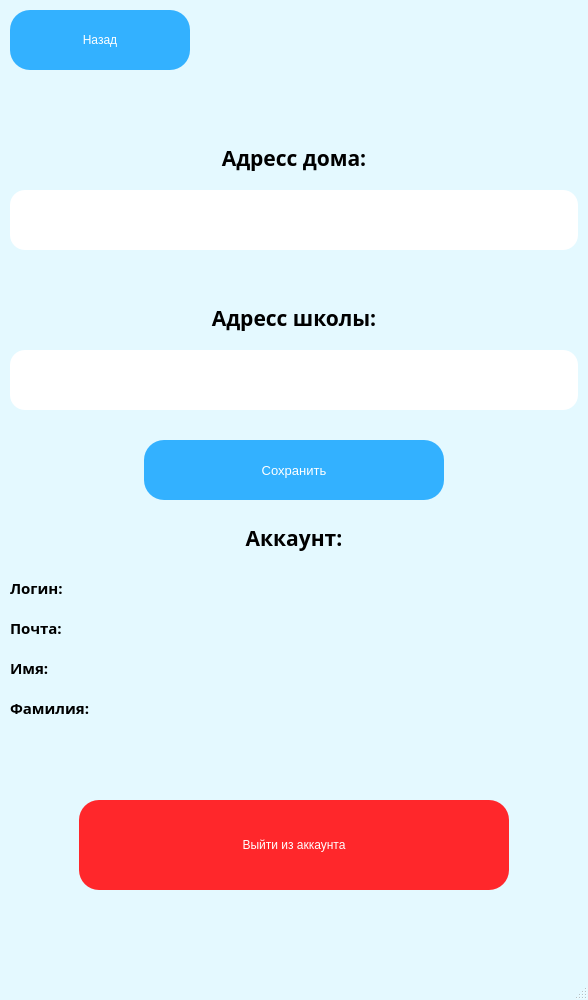
<?xml version="1.0" encoding="UTF-8"?>
<ui version="4.0">
 <class>MainWindow</class>
 <widget class="QMainWindow" name="MainWindow">
  <property name="geometry">
   <rect>
    <x>0</x>
    <y>0</y>
    <width>588</width>
    <height>1000</height>
   </rect>
  </property>
  <property name="minimumSize">
   <size>
    <width>588</width>
    <height>1000</height>
   </size>
  </property>
  <property name="maximumSize">
   <size>
    <width>588</width>
    <height>1000</height>
   </size>
  </property>
  <property name="windowTitle">
   <string>Настройки</string>
  </property>
  <property name="windowIcon">
   <iconset>
    <normaloff>../app_image/setting.png</normaloff>../app_image/setting.png</iconset>
  </property>
  <property name="styleSheet">
   <string notr="true">QMainWindow {
	background-color: rgb(228, 249, 255);
}
QPushButton {
	background-color: rgb(51, 177, 255);
	border-radius: 20px;
	font: 10pt &quot;Arial&quot;;
	color: rgb(255, 255, 255);
}
QPushButton:hover {
	border-radius: 24px;
	background-color: rgb(52, 202, 232);
}
QPushButton:pressed {
	border-radius: 28px;
	background-color: rgb(0, 222, 0);
}
QLineEdit {
	border-radius: 15px;
	font: 12pt &quot;Arial&quot;;
}
QLineEdit:hover {
	border-radius: 20px;
	font: 75 12pt &quot;Arial&quot;;
	background-color: rgb(250, 250, 250);
}</string>
  </property>
  <widget class="QWidget" name="centralwidget">
   <widget class="QPushButton" name="pushButton">
    <property name="geometry">
     <rect>
      <x>10</x>
      <y>10</y>
      <width>180</width>
      <height>60</height>
     </rect>
    </property>
    <property name="text">
     <string>Назад</string>
    </property>
   </widget>
   <widget class="QLineEdit" name="lineEdit">
    <property name="geometry">
     <rect>
      <x>10</x>
      <y>190</y>
      <width>568</width>
      <height>60</height>
     </rect>
    </property>
   </widget>
   <widget class="QLabel" name="label">
    <property name="geometry">
     <rect>
      <x>10</x>
      <y>140</y>
      <width>568</width>
      <height>35</height>
     </rect>
    </property>
    <property name="font">
     <font>
      <family>Arial Black</family>
      <pointsize>16</pointsize>
      <weight>75</weight>
      <bold>true</bold>
     </font>
    </property>
    <property name="text">
     <string>Адресс дома:</string>
    </property>
    <property name="alignment">
     <set>Qt::AlignCenter</set>
    </property>
   </widget>
   <widget class="QLabel" name="label_2">
    <property name="geometry">
     <rect>
      <x>10</x>
      <y>300</y>
      <width>568</width>
      <height>35</height>
     </rect>
    </property>
    <property name="font">
     <font>
      <family>Arial Black</family>
      <pointsize>16</pointsize>
      <weight>75</weight>
      <bold>true</bold>
     </font>
    </property>
    <property name="text">
     <string>Адресс школы:</string>
    </property>
    <property name="alignment">
     <set>Qt::AlignCenter</set>
    </property>
   </widget>
   <widget class="QLineEdit" name="lineEdit_2">
    <property name="geometry">
     <rect>
      <x>10</x>
      <y>350</y>
      <width>568</width>
      <height>60</height>
     </rect>
    </property>
   </widget>
   <widget class="QPushButton" name="pushButton_2">
    <property name="geometry">
     <rect>
      <x>144</x>
      <y>440</y>
      <width>300</width>
      <height>60</height>
     </rect>
    </property>
    <property name="font">
     <font>
      <family>Arial</family>
      <pointsize>10</pointsize>
      <weight>50</weight>
      <italic>false</italic>
      <bold>false</bold>
     </font>
    </property>
    <property name="text">
     <string>Сохранить</string>
    </property>
   </widget>
   <widget class="QLabel" name="label_3">
    <property name="geometry">
     <rect>
      <x>10</x>
      <y>520</y>
      <width>568</width>
      <height>35</height>
     </rect>
    </property>
    <property name="font">
     <font>
      <family>Arial Black</family>
      <pointsize>16</pointsize>
      <weight>75</weight>
      <bold>true</bold>
     </font>
    </property>
    <property name="text">
     <string>Аккаунт:</string>
    </property>
    <property name="alignment">
     <set>Qt::AlignCenter</set>
    </property>
   </widget>
   <widget class="QLabel" name="label_4">
    <property name="geometry">
     <rect>
      <x>10</x>
      <y>570</y>
      <width>81</width>
      <height>35</height>
     </rect>
    </property>
    <property name="font">
     <font>
      <family>Arial Black</family>
      <pointsize>11</pointsize>
      <weight>75</weight>
      <bold>true</bold>
     </font>
    </property>
    <property name="text">
     <string>Логин:</string>
    </property>
    <property name="alignment">
     <set>Qt::AlignLeading|Qt::AlignLeft|Qt::AlignVCenter</set>
    </property>
   </widget>
   <widget class="QLabel" name="label_5">
    <property name="geometry">
     <rect>
      <x>120</x>
      <y>570</y>
      <width>460</width>
      <height>35</height>
     </rect>
    </property>
    <property name="font">
     <font>
      <family>Arial Black</family>
      <pointsize>11</pointsize>
      <weight>75</weight>
      <bold>true</bold>
     </font>
    </property>
    <property name="text">
     <string/>
    </property>
    <property name="alignment">
     <set>Qt::AlignRight|Qt::AlignTrailing|Qt::AlignVCenter</set>
    </property>
   </widget>
   <widget class="QLabel" name="label_6">
    <property name="geometry">
     <rect>
      <x>120</x>
      <y>610</y>
      <width>460</width>
      <height>35</height>
     </rect>
    </property>
    <property name="font">
     <font>
      <family>Arial Black</family>
      <pointsize>11</pointsize>
      <weight>75</weight>
      <bold>true</bold>
     </font>
    </property>
    <property name="text">
     <string/>
    </property>
    <property name="alignment">
     <set>Qt::AlignRight|Qt::AlignTrailing|Qt::AlignVCenter</set>
    </property>
   </widget>
   <widget class="QLabel" name="label_7">
    <property name="geometry">
     <rect>
      <x>10</x>
      <y>610</y>
      <width>81</width>
      <height>35</height>
     </rect>
    </property>
    <property name="font">
     <font>
      <family>Arial Black</family>
      <pointsize>11</pointsize>
      <weight>75</weight>
      <bold>true</bold>
     </font>
    </property>
    <property name="text">
     <string>Почта:</string>
    </property>
    <property name="alignment">
     <set>Qt::AlignLeading|Qt::AlignLeft|Qt::AlignVCenter</set>
    </property>
   </widget>
   <widget class="QLabel" name="label_8">
    <property name="geometry">
     <rect>
      <x>10</x>
      <y>650</y>
      <width>81</width>
      <height>35</height>
     </rect>
    </property>
    <property name="font">
     <font>
      <family>Arial Black</family>
      <pointsize>11</pointsize>
      <weight>75</weight>
      <bold>true</bold>
     </font>
    </property>
    <property name="text">
     <string>Имя:</string>
    </property>
    <property name="alignment">
     <set>Qt::AlignLeading|Qt::AlignLeft|Qt::AlignVCenter</set>
    </property>
   </widget>
   <widget class="QLabel" name="label_9">
    <property name="geometry">
     <rect>
      <x>120</x>
      <y>650</y>
      <width>460</width>
      <height>35</height>
     </rect>
    </property>
    <property name="font">
     <font>
      <family>Arial Black</family>
      <pointsize>11</pointsize>
      <weight>75</weight>
      <bold>true</bold>
     </font>
    </property>
    <property name="text">
     <string/>
    </property>
    <property name="alignment">
     <set>Qt::AlignRight|Qt::AlignTrailing|Qt::AlignVCenter</set>
    </property>
   </widget>
   <widget class="QLabel" name="label_10">
    <property name="geometry">
     <rect>
      <x>129</x>
      <y>690</y>
      <width>451</width>
      <height>35</height>
     </rect>
    </property>
    <property name="font">
     <font>
      <family>Arial Black</family>
      <pointsize>11</pointsize>
      <weight>75</weight>
      <bold>true</bold>
     </font>
    </property>
    <property name="text">
     <string/>
    </property>
    <property name="alignment">
     <set>Qt::AlignRight|Qt::AlignTrailing|Qt::AlignVCenter</set>
    </property>
   </widget>
   <widget class="QLabel" name="label_11">
    <property name="geometry">
     <rect>
      <x>10</x>
      <y>690</y>
      <width>121</width>
      <height>35</height>
     </rect>
    </property>
    <property name="font">
     <font>
      <family>Arial Black</family>
      <pointsize>11</pointsize>
      <weight>75</weight>
      <bold>true</bold>
     </font>
    </property>
    <property name="text">
     <string>Фамилия:</string>
    </property>
    <property name="alignment">
     <set>Qt::AlignLeading|Qt::AlignLeft|Qt::AlignVCenter</set>
    </property>
   </widget>
   <widget class="QPushButton" name="pushButton_3">
    <property name="geometry">
     <rect>
      <x>79</x>
      <y>800</y>
      <width>430</width>
      <height>90</height>
     </rect>
    </property>
    <property name="styleSheet">
     <string notr="true">QPushButton {
	background-color: rgb(255, 39, 43);
	font: 87 15pt &quot;Arial Black&quot;;
}</string>
    </property>
    <property name="text">
     <string>Выйти из аккаунта</string>
    </property>
   </widget>
  </widget>
  <widget class="QStatusBar" name="statusbar"/>
 </widget>
 <resources/>
 <connections/>
</ui>
